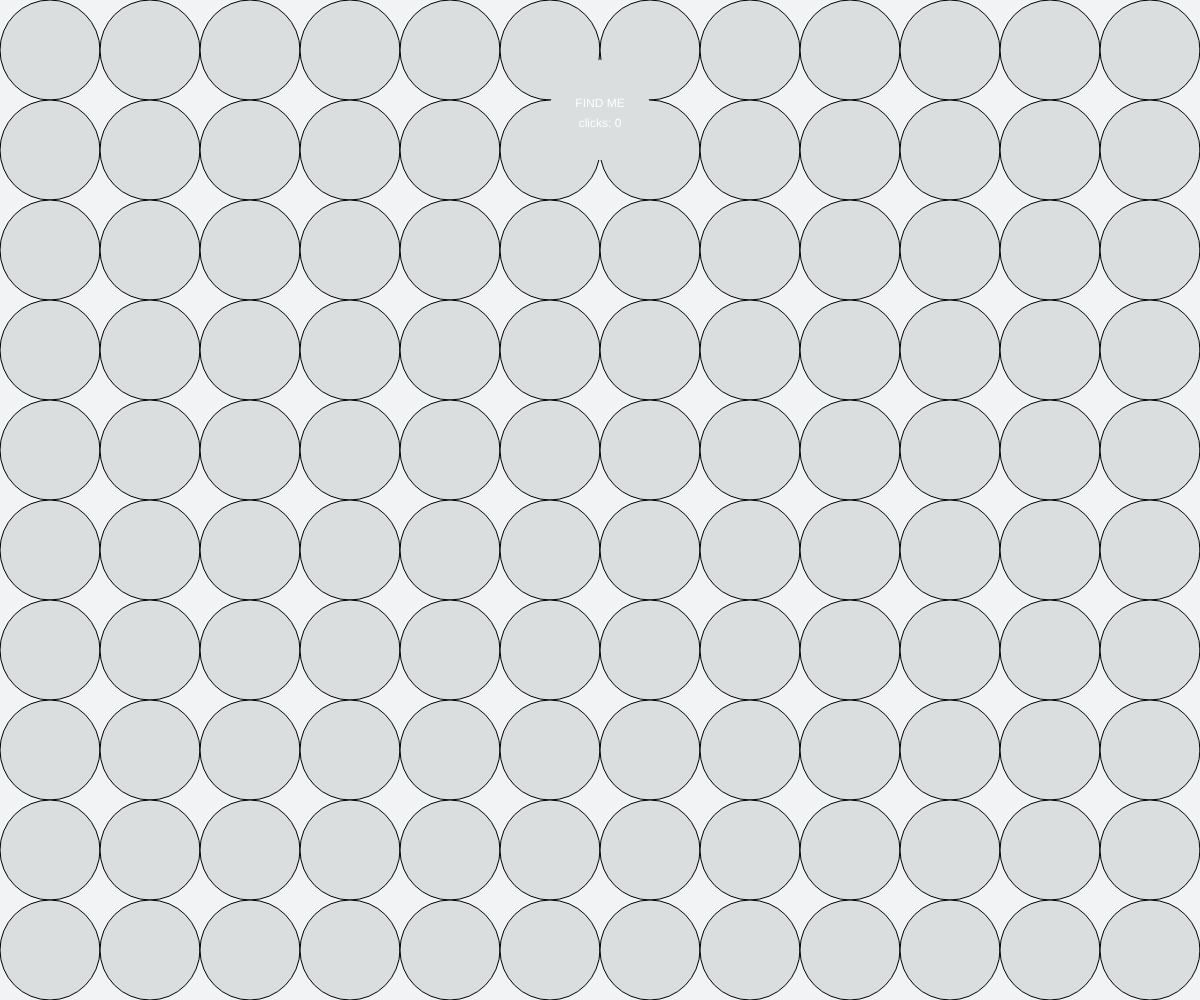
Frame 1 (no input)
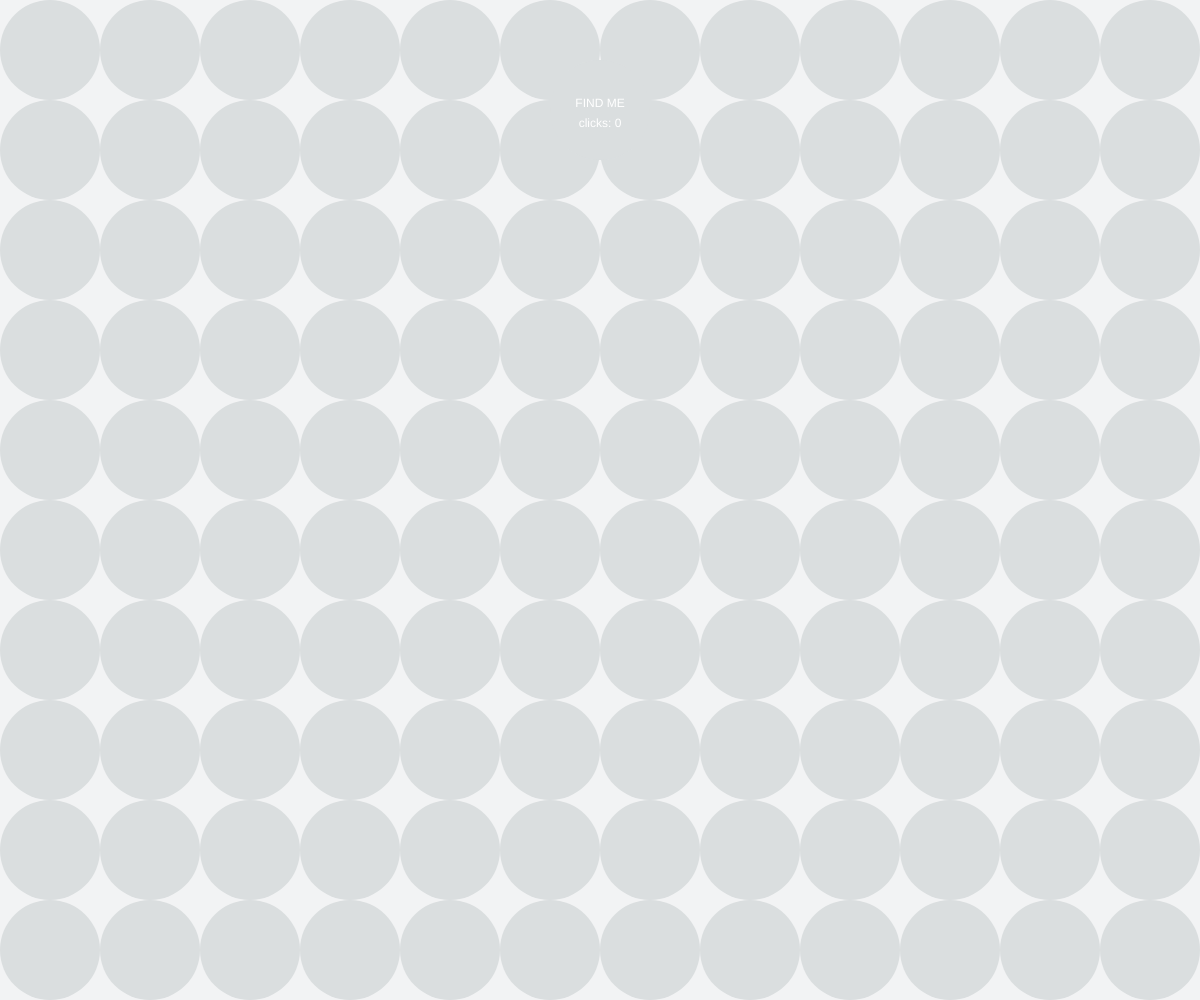
Frame 60 (no input)
Frame 120 (the mouse pressed at the canvas centre since frame 60): identical to frame 60, image omitted

The p5.js sketch that drew these frames (run headless with seeded random() and noise() and a simulated clock; from frame 60 on, the mouse is pressed at the canvas centre):

// p5.js sketch
// ── sketch.js
/* DM3014 Interactive Devices, Ashley Hi 2026
 * Week 3 - Net Art
 * Button Exercise
*/

// TARGET: define the button's target region
let gridPosition = [];
let bx, by, bw = 100, bh = 100;

let clickCount = 0;
 
function setup() {
  createCanvas(windowWidth, windowHeight);
  bx = width / 2 - bw / 2; // center the button horizontally
  by = 60;
  ellipseMode(CORNER);
}
 
function draw() {
  background("#F2F3F4");
 
  // VALIDATE TARGET: is the mouse over the target right now?
  let hovering =
    mouseX > bx && mouseX < bx + bw &&
    mouseY > by && mouseY < by + bh;
 
  // SIGNIFIER: appearance change to indicate response

  for (let i = 0; i < Math.floor(width/bw); i++) {
    for (let j = 0; j < Math.floor(height/bh); j++) {

      let x = i * bw;
      let y = j * bh;
      gridPosition.push ({positionX: x, positionY: y});

      fill("#DADEDF");
      ellipse(x, y, 100);

    }
    
  }

  noStroke();
  if (hovering) {
    fill('#e0245e');
  } else {
    fill("#DADEDF");
  }
  ellipse(bx, by, bw, bh);

  fill(255);
  textAlign(CENTER, CENTER);
  text('FIND ME', bx + bw / 2, by + bh / 2 - 6);
  text('clicks: ' + clickCount, bx + bw / 2, by + bh / 2 + 14);

  cursor(hovering ? HAND : ARROW);

  
}
 
// EVENT -> RESPONSE: only counts if the click lands inside the target
function mousePressed() {
  let hit =
    mouseX > bx && mouseX < bx + bw &&
    mouseY > by && mouseY < by + bh;
 
  if (hit) {
    let picked = random(gridPosition);
    bx = picked.positionX;
    by = picked.positionY;
    clickCount++;
  }
}
